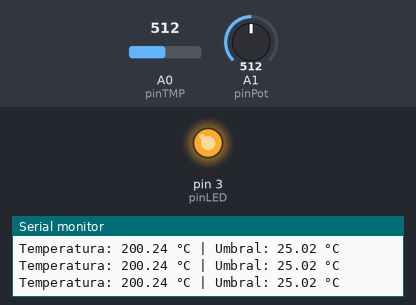
A sketch run on a simulated Arduino Uno, built with avr-gcc and run on an emulated ATmega328P. On the bench: output pins drawn as LEDs (lit = HIGH), the last lines printed to the serial monitor. The inputs (shaded band) are chosen by the test bench; at power-on: A0 (pinTMP) = 512, A1 (pinPot) = 512.

Above: at 1.3 s.
1.4 s: A0 (pinTMP) set to 167
2.9 s: A0 (pinTMP) set to 138
At 3.6 s:
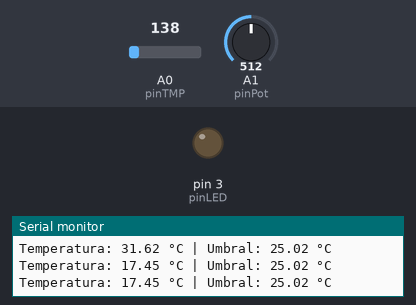
4.5 s: A0 (pinTMP) set to 306
At 4.9 s:
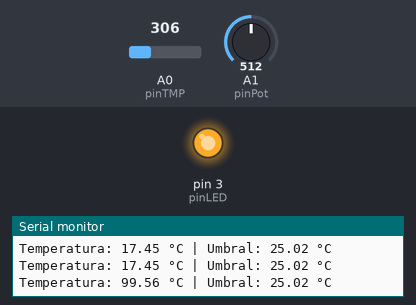
6.0 s: A0 (pinTMP) set to 122
At 7.4 s:
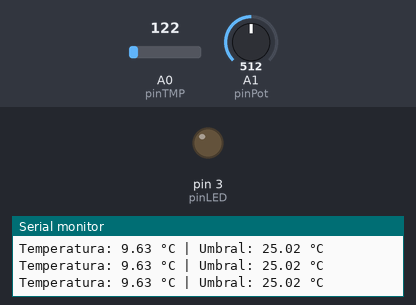
Timing chart, 0 to 8.5 s (numbered marks = the images above; inputs shaded):
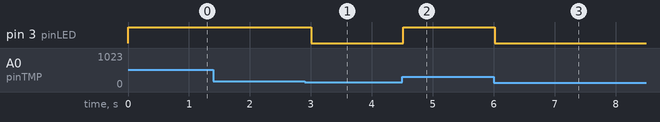

The sketch:

l_tmp_es_superior_a_un_umbral_ajustable_por_el_potenci_metro.ino
```cpp
// Pines del sensor TMP36 y el potenciómetro
const int pinTMP = A0;       // Pin del sensor TMP36
const int pinPot = A1;       // Pin del potenciómetro
const int pinLED = 3;        // Pin del LED

float temperatura = 0.0;     // Variable para la temperatura medida
float umbral = 0.0;          // Umbral ajustable con el potenciómetro

void setup() {
  pinMode(pinLED, OUTPUT);   // Configuramos el pin del LED como salida
  Serial.begin(9600);        // Inicializamos la comunicación serie
}

void loop() {
  // Leer el valor del sensor TMP36
  int valorTMP = analogRead(pinTMP);
  temperatura = ((valorTMP * 5.0) / 1023.0 - 0.5) * 100.0; // Convertir a grados Celsius

  // Leer el valor del potenciómetro y calcular el umbral
  int valorPot = analogRead(pinPot);
  umbral = (valorPot * 50.0) / 1023.0; // Umbral ajustable entre 0 y 50 grados Celsius

  // Verificar si la temperatura supera el umbral
  if (temperatura > umbral) {
    digitalWrite(pinLED, HIGH); // Encender el LED
  } else {
    digitalWrite(pinLED, LOW);  // Apagar el LED
  }

  // Mostrar valores en el monitor serie
  Serial.print("Temperatura: ");
  Serial.print(temperatura);
  Serial.print(" °C | Umbral: ");
  Serial.print(umbral);
  Serial.println(" °C");

  delay(500); // Pausa de 500 ms
}
```

Measured:
- the behaviour switches between 154 and 153 on A0 (pinTMP) (found by bisection; images 0 and 1)
- after the input at 2.9 s, pin 3 (pinLED): HIGH → LOW after 0.11 s
- after the input at 4.5 s, pin 3 (pinLED): LOW → HIGH at once
- after the input at 6.0 s, pin 3 (pinLED): HIGH → LOW at once
